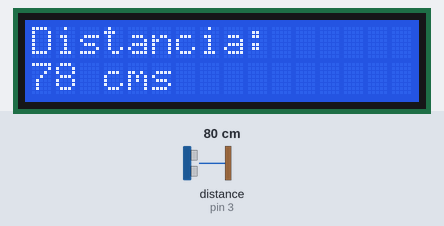
The sketch below on a simulated Arduino Uno, built with avr-gcc and run on an emulated ATmega328P. Shown: 16×2 character LCD. Wiring (inferred from the names in the program): ultrasonic range finder: trigger pin 2; echo pin 3. The inputs (shaded band) are chosen by the test bench; at power-on: distance to the obstacle (sensor on pin 3) 80 cm. The echo pulse lasts 58.3 µs per cm; what the sketch prints to the serial monitor is not drawn.

Above: at 1.2 s.
1.3 s: distance to the obstacle (sensor on pin 3) set to 35 cm
At 2.4 s:
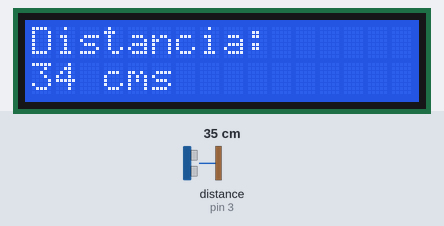
2.8 s: distance to the obstacle (sensor on pin 3) set to 250 cm
At 4.3 s:
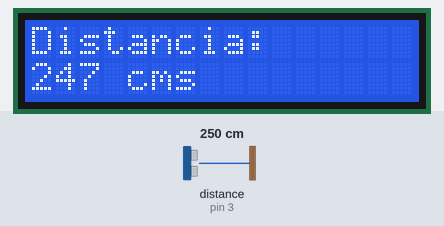
4.6 s: distance to the obstacle (sensor on pin 3) set to 35 cm
At 5.2 s:
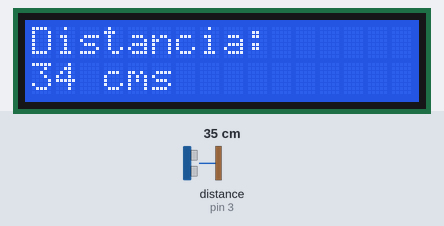
Timing chart, 0 to 7.6 s (numbered marks = the images above; inputs shaded):
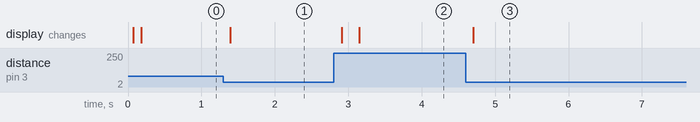

The sketch:

Practica08.ino
```cpp
#include <LiquidCrystal.h>

LiquidCrystal lcd(5,6,7,8,9,10);
const int Trigger = 2;   //Pin digital 2 para el Trigger del sensor
const int Echo = 3;   //Pin digital 3 para el echo del sensor

void setup()
{
  lcd.begin(16,2);

  Serial.begin(9600);//iniciailzamos la comunicación
  pinMode(Trigger, OUTPUT); //pin como salida
  pinMode(Echo, INPUT);  //pin como entrada
  digitalWrite(Trigger, LOW);//Inicializamos el pin con 0
}

void loop()
{
  long t; //timepo que demora en llegar el eco
  long d; //distancia en centimetros

  digitalWrite(Trigger, HIGH);
  delayMicroseconds(10);          //Enviamos un pulso de 10us
  digitalWrite(Trigger, LOW);

  t = pulseIn(Echo, HIGH); //obtenemos el ancho del pulso
  d = t/59;             //escalamos el tiempo a una distancia en cm

  lcd.clear();
  lcd.setCursor(0,0);
  lcd.write("Distancia:");
  lcd.setCursor(0,1);
  lcd.print(d);
  lcd.print(" cms");

  Serial.print("Distancia: ");
  Serial.print(d);      //Enviamos serialmente el valor de la distancia
  Serial.print("cms");
  Serial.println();
  delay(100);
}
```

Measured:
- after the input at 1.3 s, the display: changes after 0.09 s (image 1)
- after the input at 2.8 s, the display: first changes after 0.11 s (image 2 shows a later state)
- after the input at 4.6 s, the display: changes after 0.10 s (image 3)
